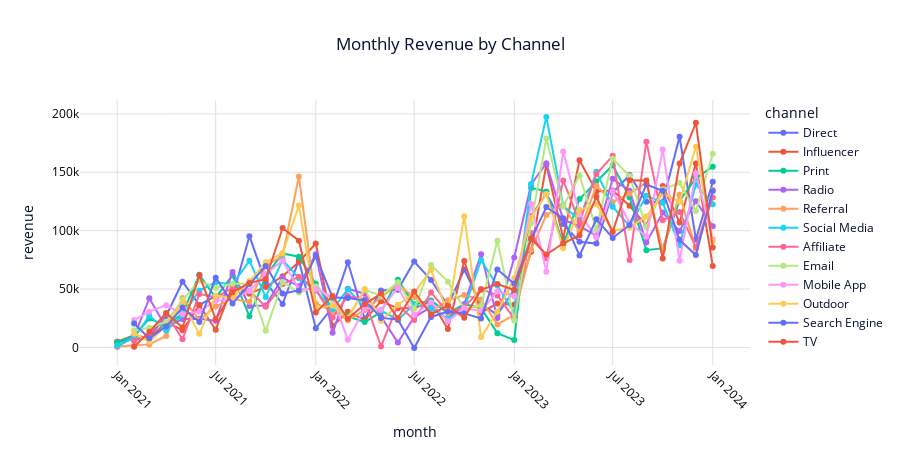
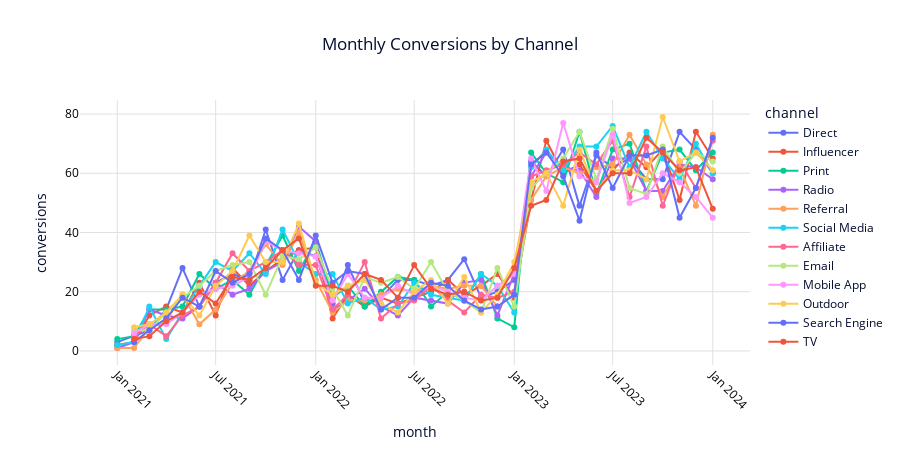
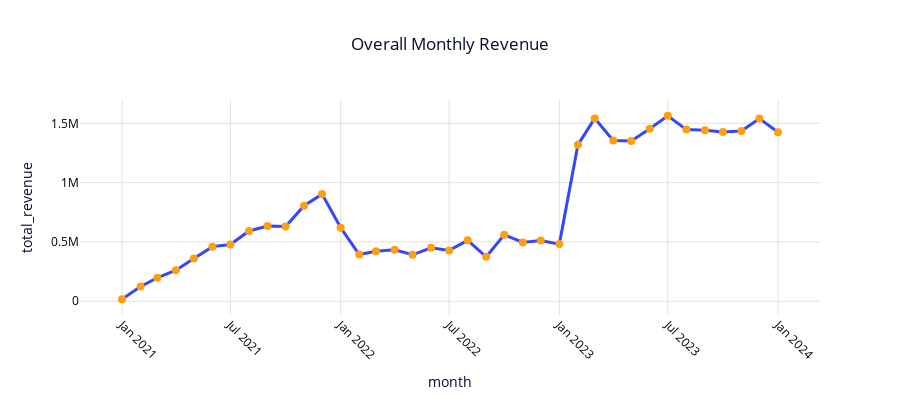
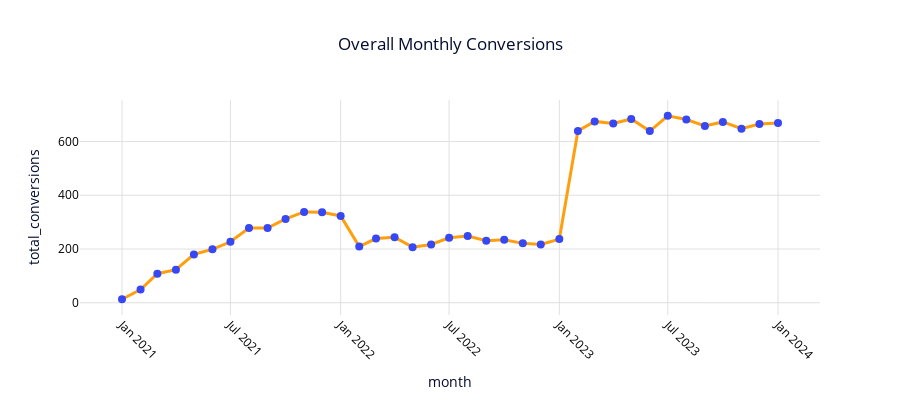

The code cell stored with these charts, in order, in its notebook:
### Code cell
from plotly.subplots import make_subplots

white_layout = dict(
    plot_bgcolor="#FFFFFF",
    paper_bgcolor="#FFFFFF",
    font_color="#040D2F",
    title_x=0.5,
    yaxis=dict(showgrid=True, gridcolor="#E0E0E0", zeroline=False, tickfont=dict(color="black")),
    xaxis=dict(showgrid=True, gridcolor="#E0E0E0", tickangle=45, tickfont=dict(color="black"))
)

fig_rev_white = px.line(monthly_channel, x='month', y='revenue', color='channel', markers=True, title='Monthly Revenue by Channel')
fig_rev_white.update_layout(**white_layout, height=450)

fig_conv_white = px.line(monthly_channel, x='month', y='conversions', color='channel', markers=True, title='Monthly Conversions by Channel')
fig_conv_white.update_layout(**white_layout, height=450)

fig_total_rev_white = px.line(monthly_total, x='month', y='total_revenue', markers=True, title='Overall Monthly Revenue')
fig_total_rev_white.update_traces(line=dict(color="#3647F5", width=3), marker=dict(size=8, color="#FF9F0D"))
fig_total_rev_white.update_layout(**white_layout, height=400)

fig_total_conv_white = px.line(monthly_total, x='month', y='total_conversions', markers=True, title='Overall Monthly Conversions')
fig_total_conv_white.update_traces(line=dict(color="#FF9F0D", width=3), marker=dict(size=8, color="#3647F5"))
fig_total_conv_white.update_layout(**white_layout, height=400)

fig_rev_white.show()
fig_conv_white.show()
fig_total_rev_white.show()
fig_total_conv_white.show()

### Figure 1 — Plotly figure (JSON) as saved in the notebook; plotly's stock layout.template omitted (floating-point values rounded to 4 significant figures)
{"data": [{"hovertemplate": "channel=Direct<br>month=%{x}<br>revenue=%{y}<extra></extra>", "legendgroup": "Direct", "line": {"color": "#636efa", "dash": "solid"}, "marker": {"symbol": "circle"}, "mode": "lines+markers", "name": "Direct", "orientation": "v", "showlegend": true, "type": "scatter", "x": ["2021-01", "2021-02", "2021-03", "2021-04", "2021-05", "2021-06", "2021-07", "2021-08", "2021-09", "2021-10", "2021-11", "2021-12", "2022-01", "2022-02", "2022-03", "2022-04", "2022-05", "2022-06", "2022-07", "2022-08", "2022-09", "2022-10", "2022-11", "2022-12", "2023-01", "2023-02", "2023-03", "2023-04", "2023-05", "2023-06", "2023-07", "2023-08", "2023-09", "2023-10", "2023-11", "2023-12", "2024-01"], "xaxis": "x", "y": [4654.0, 7082.0, 9345.0, 26980.0, 56290.0, 36360.0, 44130.0, 43400.0, 95280.0, 55890.0, 37130.0, 74760.0, 16330.0, 34340.0, 73000.0, 24580.0, 48770.0, 49350.0, 73560.0, 57700.0, 35810.0, 66690.0, 36290.0, 28230.0, 49350.0, 112400.0, 131700.0, 105600.0, 90430.0, 88920.0, 132400.0, 147600.0, 124800.0, 124400.0, 180400.0, 92490.0, 141800.0], "yaxis": "y"}, {"hovertemplate": "channel=Influencer<br>month=%{x}<br>revenue=%{y}<extra></extra>", "legendgroup": "Influencer", "line": {"color": "#EF553B", "dash": "solid"}, "marker": {"symbol": "circle"}, "mode": "lines+markers", "name": "Influencer", "orientation": "v", "showlegend": true, "type": "scatter", "x": ["2021-01", "2021-02", "2021-03", "2021-04", "2021-05", "2021-06", "2021-07", "2021-08", "2021-09", "2021-10", "2021-11", "2021-12", "2022-01", "2022-02", "2022-03", "2022-04", "2022-05", "2022-06", "2022-07", "2022-08", "2022-09", "2022-10", "2022-11", "2022-12", "2023-01", "2023-02", "2023-03", "2023-04", "2023-05", "2023-06", "2023-07", "2023-08", "2023-09", "2023-10", "2023-11", "2023-12", "2024-01"], "xaxis": "x", "y": [4867.0, 10480.0, 7987.0, 21550.0, 14790.0, 36100.0, 15170.0, 52730.0, 46050.0, 51840.0, 60900.0, 73210.0, 89020.0, 18350.0, 30610.0, 23550.0, 39620.0, 33470.0, 33530.0, 39540.0, 15790.0, 74110.0, 29930.0, 37590.0, 36460.0, 81890.0, 156600.0, 93200.0, 160300.0, 133500.0, 134400.0, 121300.0, 104500.0, 138300.0, 107100.0, 157600.0, 69790.0], "yaxis": "y"}, {"hovertemplate": "channel=Print<br>month=%{x}<br>revenue=%{y}<extra></extra>", "legendgroup": "Print", "line": {"color": "#00cc96", "dash": "solid"}, "marker": {"symbol": "circle"}, "mode": "lines+markers", "name": "Print", "orientation": "v", "showlegend": true, "type": "scatter", "x": ["2021-01", "2021-02", "2021-03", "2021-04", "2021-05", "2021-06", "2021-07", "2021-08", "2021-09", "2021-10", "2021-11", "2021-12", "2022-01", "2022-02", "2022-03", "2022-04", "2022-05", "2022-06", "2022-07", "2022-08", "2022-09", "2022-10", "2022-11", "2022-12", "2023-01", "2023-02", "2023-03", "2023-04", "2023-05", "2023-06", "2023-07", "2023-08", "2023-09", "2023-10", "2023-11", "2023-12", "2024-01"], "xaxis": "x", "y": [4485.0, 9925.0, 24720.0, 18600.0, 28970.0, 62230.0, 42480.0, 61880.0, 26680.0, 61050.0, 80510.0, 77740.0, 54580.0, 33090.0, 26730.0, 21750.0, 30320.0, 57940.0, 36820.0, 40260.0, 29220.0, 37050.0, 33630.0, 12230.0, 6268.0, 136600.0, 133600.0, 87770.0, 127200.0, 142300.0, 156000.0, 128600.0, 83250.0, 85030.0, 125600.0, 144900.0, 154800.0], "yaxis": "y"}, {"hovertemplate": "channel=Radio<br>month=%{x}<br>revenue=%{y}<extra></extra>", "legendgroup": "Radio", "line": {"color": "#ab63fa", "dash": "solid"}, "marker": {"symbol": "circle"}, "mode": "lines+markers", "name": "Radio", "orientation": "v", "showlegend": true, "type": "scatter", "x": ["2021-01", "2021-02", "2021-03", "2021-04", "2021-05", "2021-06", "2021-07", "2021-08", "2021-09", "2021-10", "2021-11", "2021-12", "2022-01", "2022-02", "2022-03", "2022-04", "2022-05", "2022-06", "2022-07", "2022-08", "2022-09", "2022-10", "2022-11", "2022-12", "2023-01", "2023-02", "2023-03", "2023-04", "2023-05", "2023-06", "2023-07", "2023-08", "2023-09", "2023-10", "2023-11", "2023-12", "2024-01"], "xaxis": "x", "y": [499.7, 9548.0, 42080.0, 16900.0, 24450.0, 24530.0, 22820.0, 64510.0, 35450.0, 35940.0, 59810.0, 52390.0, 79810.0, 12470.0, 50300.0, 46010.0, 26380.0, 4193.0, 26050.0, 34470.0, 24390.0, 36930.0, 79880.0, 25180.0, 77100.0, 139600.0, 157700.0, 109400.0, 103900.0, 95720.0, 144400.0, 134200.0, 89780.0, 115400.0, 99650.0, 125300.0, 103800.0], "yaxis": "y"}, {"hovertemplate": "channel=Referral<br>month=%{x}<br>revenue=%{y}<extra></extra>", "legendgroup": "Referral", "line": {"color": "#FFA15A", "dash": "solid"}, "marker": {"symbol": "circle"}, "mode": "lines+markers", "name": "Referral", "orientation": "v", "showlegend": true, "type": "scatter", "x": ["2021-01", "2021-02", "2021-03", "2021-04", "2021-05", "2021-06", "2021-07", "2021-08", "2021-09", "2021-10", "2021-11", "2021-12", "2022-01", "2022-02", "2022-03", "2022-04", "2022-05", "2022-06", "2022-07", "2022-08", "2022-09", "2022-10", "2022-11", "2022-12", "2023-01", "2023-02", "2023-03", "2023-04", "2023-05", "2023-06", "2023-07", "2023-08", "2023-09", "2023-10", "2023-11", "2023-12", "2024-01"], "xaxis": "x", "y": [773.8, 1469.0, 2618.0, 9849.0, 42320.0, 23480.0, 35080.0, 41540.0, 39010.0, 69690.0, 78520.0, 146400.0, 37740.0, 31010.0, 23340.0, 32030.0, 43140.0, 53920.0, 43010.0, 30880.0, 40390.0, 44900.0, 40980.0, 19700.0, 27940.0, 83710.0, 113400.0, 122100.0, 98770.0, 138500.0, 124600.0, 131800.0, 141000.0, 82950.0, 130700.0, 84450.0, 134900.0], "yaxis": "y"}, {"hovertemplate": "channel=Social Media<br>month=%{x}<br>revenue=%{y}<extra></extra>", "legendgroup": "Social Media", "line": {"color": "#19d3f3", "dash": "solid"}, "marker": {"symbol": "circle"}, "mode": "lines+markers", "name": "Social Media", "orientation": "v", "showlegend": true, "type": "scatter", "x": ["2021-01", "2021-02", "2021-03", "2021-04", "2021-05", "2021-06", "2021-07", "2021-08", "2021-09", "2021-10", "2021-11", "2021-12", "2022-01", "2022-02", "2022-03", "2022-04", "2022-05", "2022-06", "2022-07", "2022-08", "2022-09", "2022-10", "2022-11", "2022-12", "2023-01", "2023-02", "2023-03", "2023-04", "2023-05", "2023-06", "2023-07", "2023-08", "2023-09", "2023-10", "2023-11", "2023-12", "2024-01"], "xaxis": "x", "y": [1455.0, 8389.0, 27050.0, 14480.0, 27650.0, 48780.0, 55720.0, 53900.0, 74170.0, 43220.0, 75000.0, 59280.0, 48740.0, 32770.0, 49820.0, 34300.0, 31750.0, 23520.0, 36980.0, 33490.0, 24580.0, 33030.0, 74630.0, 53240.0, 29960.0, 140000.0, 197300.0, 121400.0, 109200.0, 150500.0, 120500.0, 104000.0, 129900.0, 124000.0, 87230.0, 139600.0, 122600.0], "yaxis": "y"}, {"hovertemplate": "channel=Affiliate<br>month=%{x}<br>revenue=%{y}<extra></extra>", "legendgroup": "Affiliate", "line": {"color": "#FF6692", "dash": "solid"}, "marker": {"symbol": "circle"}, "mode": "lines+markers", "name": "Affiliate", "orientation": "v", "showlegend": true, "type": "scatter", "x": ["2021-02", "2021-03", "2021-04", "2021-05", "2021-06", "2021-07", "2021-08", "2021-09", "2021-10", "2021-11", "2021-12", "2022-01", "2022-02", "2022-03", "2022-04", "2022-05", "2022-06", "2022-07", "2022-08", "2022-09", "2022-10", "2022-11", "2022-12", "2023-01", "2023-02", "2023-03", "2023-04", "2023-05", "2023-06", "2023-07", "2023-08", "2023-09", "2023-10", "2023-11", "2023-12", "2024-01"], "xaxis": "x", "y": [5542.0, 10730.0, 29030.0, 7053.0, 45710.0, 43050.0, 50800.0, 48620.0, 34800.0, 54040.0, 60480.0, 49810.0, 25670.0, 44120.0, 40880.0, 813.2, 36410.0, 23580.0, 47120.0, 29830.0, 34470.0, 49990.0, 44530.0, 24700.0, 97950.0, 76420.0, 143000.0, 107300.0, 148500.0, 164100.0, 74860.0, 176200.0, 108800.0, 115900.0, 85940.0, 128400.0], "yaxis": "y"}, {"hovertemplate": "channel=Email<br>month=%{x}<br>revenue=%{y}<extra></extra>", "legendgroup": "Email", "line": {"color": "#B6E880", "dash": "solid"}, "marker": {"symbol": "circle"}, "mode": "lines+markers", "name": "Email", "orientation": "v", "showlegend": true, "type": "scatter", "x": ["2021-02", "2021-03", "2021-04", "2021-05", "2021-06", "2021-07", "2021-08", "2021-09", "2021-10", "2021-11", "2021-12", "2022-01", "2022-02", "2022-03", "2022-04", "2022-05", "2022-06", "2022-07", "2022-08", "2022-09", "2022-10", "2022-11", "2022-12", "2023-01", "2023-02", "2023-03", "2023-04", "2023-05", "2023-06", "2023-07", "2023-08", "2023-09", "2023-10", "2023-11", "2023-12", "2024-01"], "xaxis": "x", "y": [14810.0, 16760.0, 22020.0, 40780.0, 57210.0, 51040.0, 54490.0, 54830.0, 14310.0, 56030.0, 47010.0, 52100.0, 40500.0, 24890.0, 49380.0, 44380.0, 55730.0, 32880.0, 70610.0, 56330.0, 33320.0, 35910.0, 91350.0, 22980.0, 106500.0, 178900.0, 120800.0, 147400.0, 100800.0, 161500.0, 146800.0, 103100.0, 135400.0, 140800.0, 116800.0, 165900.0], "yaxis": "y"}, {"hovertemplate": "channel=Mobile App<br>month=%{x}<br>revenue=%{y}<extra></extra>", "legendgroup": "Mobile App", "line": {"color": "#FF97FF", "dash": "solid"}, "marker": {"symbol": "circle"}, "mode": "lines+markers", "name": "Mobile App", "orientation": "v", "showlegend": true, "type": "scatter", "x": ["2021-02", "2021-03", "2021-04", "2021-05", "2021-06", "2021-07", "2021-08", "2021-09", "2021-10", "2021-11", "2021-12", "2022-01", "2022-02", "2022-03", "2022-04", "2022-05", "2022-06", "2022-07", "2022-08", "2022-09", "2022-10", "2022-11", "2022-12", "2023-01", "2023-02", "2023-03", "2023-04", "2023-05", "2023-06", "2023-07", "2023-08", "2023-09", "2023-10", "2023-11", "2023-12", "2024-01"], "xaxis": "x", "y": [23460.0, 30660.0, 36210.0, 28700.0, 30780.0, 39960.0, 41740.0, 48330.0, 62970.0, 74310.0, 50050.0, 50110.0, 43170.0, 6481.0, 33450.0, 32300.0, 51110.0, 27750.0, 38750.0, 22460.0, 33420.0, 31380.0, 47980.0, 43910.0, 123100.0, 64870.0, 167700.0, 114600.0, 94430.0, 133700.0, 106800.0, 94930.0, 169600.0, 74190.0, 149100.0, 92340.0], "yaxis": "y"}, {"hovertemplate": "channel=Outdoor<br>month=%{x}<br>revenue=%{y}<extra></extra>", "legendgroup": "Outdoor", "line": {"color": "#FECB52", "dash": "solid"}, "marker": {"symbol": "circle"}, "mode": "lines+markers", "name": "Outdoor", "orientation": "v", "showlegend": true, "type": "scatter", "x": ["2021-02", "2021-03", "2021-04", "2021-05", "2021-06", "2021-07", "2021-08", "2021-09", "2021-10", "2021-11", "2021-12", "2022-01", "2022-02", "2022-03", "2022-04", "2022-05", "2022-06", "2022-07", "2022-08", "2022-09", "2022-10", "2022-11", "2022-12", "2023-01", "2023-02", "2023-03", "2023-04", "2023-05", "2023-06", "2023-07", "2023-08", "2023-09", "2023-10", "2023-11", "2023-12", "2024-01"], "xaxis": "x", "y": [11830.0, 4966.0, 18700.0, 38530.0, 11640.0, 44340.0, 42620.0, 56610.0, 72870.0, 80920.0, 121500.0, 33980.0, 35760.0, 25310.0, 50130.0, 22780.0, 36380.0, 46820.0, 66240.0, 29650.0, 112300.0, 8834.0, 30570.0, 59190.0, 111100.0, 131300.0, 84980.0, 117600.0, 122500.0, 99640.0, 102900.0, 112200.0, 131700.0, 124800.0, 171900.0, 90910.0], "yaxis": "y"}, {"hovertemplate": "channel=Search Engine<br>month=%{x}<br>revenue=%{y}<extra></extra>", "legendgroup": "Search Engine", "line": {"color": "#636efa", "dash": "solid"}, "marker": {"symbol": "circle"}, "mode": "lines+markers", "name": "Search Engine", "orientation": "v", "showlegend": true, "type": "scatter", "x": ["2021-02", "2021-03", "2021-04", "2021-05", "2021-06", "2021-07", "2021-08", "2021-09", "2021-10", "2021-11", "2021-12", "2022-01", "2022-02", "2022-03", "2022-04", "2022-05", "2022-06", "2022-07", "2022-08", "2022-09", "2022-10", "2022-11", "2022-12", "2023-01", "2023-02", "2023-03", "2023-04", "2023-05", "2023-06", "2023-07", "2023-08", "2023-09", "2023-10", "2023-11", "2023-12", "2024-01"], "xaxis": "x", "y": [20470.0, 7768.0, 18100.0, 34120.0, 21780.0, 59750.0, 37710.0, 54380.0, 69750.0, 46150.0, 48840.0, 78400.0, 42730.0, 42320.0, 40110.0, 25290.0, 24020.0, -479.4, 26120.0, 30770.0, 29140.0, 24850.0, 66710.0, 54460.0, 92560.0, 120200.0, 110600.0, 78740.0, 109800.0, 93740.0, 104900.0, 139600.0, 134200.0, 92110.0, 79100.0, 134000.0], "yaxis": "y"}, {"hovertemplate": "channel=TV<br>month=%{x}<br>revenue=%{y}<extra></extra>", "legendgroup": "TV", "line": {"color": "#EF553B", "dash": "solid"}, "marker": {"symbol": "circle"}, "mode": "lines+markers", "name": "TV", "orientation": "v", "showlegend": true, "type": "scatter", "x": ["2021-02", "2021-03", "2021-04", "2021-05", "2021-06", "2021-07", "2021-08", "2021-09", "2021-10", "2021-11", "2021-12", "2022-01", "2022-02", "2022-03", "2022-04", "2022-05", "2022-06", "2022-07", "2022-08", "2022-09", "2022-10", "2022-11", "2022-12", "2023-01", "2023-02", "2023-03", "2023-04", "2023-05", "2023-06", "2023-07", "2023-08", "2023-09", "2023-10", "2023-11", "2023-12", "2024-01"], "xaxis": "x", "y": [629.8, 13330.0, 29570.0, 17100.0, 61790.0, 24350.0, 47180.0, 55160.0, 58430.0, 102200.0, 91440.0, 29830.0, 43960.0, 24600.0, 36890.0, 46080.0, 25040.0, 47900.0, 28200.0, 35770.0, 25320.0, 49420.0, 54350.0, 49240.0, 93230.0, 79540.0, 89180.0, 95920.0, 129000.0, 98830.0, 143200.0, 143000.0, 76080.0, 157400.0, 192400.0, 85520.0], "yaxis": "y"}], "layout": {"font": {"color": "#040D2F"}, "height": 450, "legend": {"title": {"text": "channel"}, "tracegroupgap": 0}, "paper_bgcolor": "#FFFFFF", "plot_bgcolor": "#FFFFFF", "title": {"text": "Monthly Revenue by Channel", "x": 0.5}, "xaxis": {"anchor": "y", "domain": [0, 1], "gridcolor": "#E0E0E0", "showgrid": true, "tickangle": 45, "tickfont": {"color": "black"}, "title": {"text": "month"}}, "yaxis": {"anchor": "x", "domain": [0, 1], "gridcolor": "#E0E0E0", "showgrid": true, "tickfont": {"color": "black"}, "title": {"text": "revenue"}, "zeroline": false}}}

### Figure 2 — Plotly figure (JSON) as saved in the notebook; plotly's stock layout.template omitted (floating-point values rounded to 4 significant figures)
{"data": [{"hovertemplate": "channel=Direct<br>month=%{x}<br>conversions=%{y}<extra></extra>", "legendgroup": "Direct", "line": {"color": "#636efa", "dash": "solid"}, "marker": {"symbol": "circle"}, "mode": "lines+markers", "name": "Direct", "orientation": "v", "showlegend": true, "type": "scatter", "x": ["2021-01", "2021-02", "2021-03", "2021-04", "2021-05", "2021-06", "2021-07", "2021-08", "2021-09", "2021-10", "2021-11", "2021-12", "2022-01", "2022-02", "2022-03", "2022-04", "2022-05", "2022-06", "2022-07", "2022-08", "2022-09", "2022-10", "2022-11", "2022-12", "2023-01", "2023-02", "2023-03", "2023-04", "2023-05", "2023-06", "2023-07", "2023-08", "2023-09", "2023-10", "2023-11", "2023-12", "2024-01"], "xaxis": "x", "y": [3, 5, 7, 14, 28, 15, 23, 26, 24, 41, 24, 34, 32, 16, 29, 16, 18, 24, 24, 22, 24, 31, 18, 20, 24, 64, 59, 68, 49, 66, 62, 65, 58, 58, 74, 68, 60], "yaxis": "y"}, {"hovertemplate": "channel=Influencer<br>month=%{x}<br>conversions=%{y}<extra></extra>", "legendgroup": "Influencer", "line": {"color": "#EF553B", "dash": "solid"}, "marker": {"symbol": "circle"}, "mode": "lines+markers", "name": "Influencer", "orientation": "v", "showlegend": true, "type": "scatter", "x": ["2021-01", "2021-02", "2021-03", "2021-04", "2021-05", "2021-06", "2021-07", "2021-08", "2021-09", "2021-10", "2021-11", "2021-12", "2022-01", "2022-02", "2022-03", "2022-04", "2022-05", "2022-06", "2022-07", "2022-08", "2022-09", "2022-10", "2022-11", "2022-12", "2023-01", "2023-02", "2023-03", "2023-04", "2023-05", "2023-06", "2023-07", "2023-08", "2023-09", "2023-10", "2023-11", "2023-12", "2024-01"], "xaxis": "x", "y": [2, 3, 12, 15, 13, 23, 12, 28, 22, 27, 31, 34, 35, 11, 19, 15, 18, 16, 18, 20, 24, 19, 22, 26, 18, 51, 71, 60, 63, 54, 61, 67, 62, 68, 51, 74, 65], "yaxis": "y"}, {"hovertemplate": "channel=Print<br>month=%{x}<br>conversions=%{y}<extra></extra>", "legendgroup": "Print", "line": {"color": "#00cc96", "dash": "solid"}, "marker": {"symbol": "circle"}, "mode": "lines+markers", "name": "Print", "orientation": "v", "showlegend": true, "type": "scatter", "x": ["2021-01", "2021-02", "2021-03", "2021-04", "2021-05", "2021-06", "2021-07", "2021-08", "2021-09", "2021-10", "2021-11", "2021-12", "2022-01", "2022-02", "2022-03", "2022-04", "2022-05", "2022-06", "2022-07", "2022-08", "2022-09", "2022-10", "2022-11", "2022-12", "2023-01", "2023-02", "2023-03", "2023-04", "2023-05", "2023-06", "2023-07", "2023-08", "2023-09", "2023-10", "2023-11", "2023-12", "2024-01"], "xaxis": "x", "y": [4, 5, 14, 14, 15, 26, 21, 24, 19, 29, 39, 27, 37, 18, 22, 15, 20, 25, 24, 15, 20, 17, 26, 11, 8, 67, 60, 57, 74, 53, 68, 70, 54, 67, 68, 61, 67], "yaxis": "y"}, {"hovertemplate": "channel=Radio<br>month=%{x}<br>conversions=%{y}<extra></extra>", "legendgroup": "Radio", "line": {"color": "#ab63fa", "dash": "solid"}, "marker": {"symbol": "circle"}, "mode": "lines+markers", "name": "Radio", "orientation": "v", "showlegend": true, "type": "scatter", "x": ["2021-01", "2021-02", "2021-03", "2021-04", "2021-05", "2021-06", "2021-07", "2021-08", "2021-09", "2021-10", "2021-11", "2021-12", "2022-01", "2022-02", "2022-03", "2022-04", "2022-05", "2022-06", "2022-07", "2022-08", "2022-09", "2022-10", "2022-11", "2022-12", "2023-01", "2023-02", "2023-03", "2023-04", "2023-05", "2023-06", "2023-07", "2023-08", "2023-09", "2023-10", "2023-11", "2023-12", "2024-01"], "xaxis": "x", "y": [1, 3, 14, 12, 11, 15, 23, 19, 21, 27, 30, 42, 37, 14, 17, 21, 15, 12, 18, 17, 16, 23, 24, 12, 26, 59, 67, 62, 61, 52, 65, 65, 54, 54, 63, 62, 58], "yaxis": "y"}, {"hovertemplate": "channel=Referral<br>month=%{x}<br>conversions=%{y}<extra></extra>", "legendgroup": "Referral", "line": {"color": "#FFA15A", "dash": "solid"}, "marker": {"symbol": "circle"}, "mode": "lines+markers", "name": "Referral", "orientation": "v", "showlegend": true, "type": "scatter", "x": ["2021-01", "2021-02", "2021-03", "2021-04", "2021-05", "2021-06", "2021-07", "2021-08", "2021-09", "2021-10", "2021-11", "2021-12", "2022-01", "2022-02", "2022-03", "2022-04", "2022-05", "2022-06", "2022-07", "2022-08", "2022-09", "2022-10", "2022-11", "2022-12", "2023-01", "2023-02", "2023-03", "2023-04", "2023-05", "2023-06", "2023-07", "2023-08", "2023-09", "2023-10", "2023-11", "2023-12", "2024-01"], "xaxis": "x", "y": [1, 1, 8, 10, 19, 9, 14, 23, 27, 36, 29, 40, 24, 13, 17, 17, 19, 21, 20, 22, 21, 22, 22, 15, 19, 51, 59, 62, 60, 62, 63, 73, 63, 52, 62, 49, 73], "yaxis": "y"}, {"hovertemplate": "channel=Social Media<br>month=%{x}<br>conversions=%{y}<extra></extra>", "legendgroup": "Social Media", "line": {"color": "#19d3f3", "dash": "solid"}, "marker": {"symbol": "circle"}, "mode": "lines+markers", "name": "Social Media", "orientation": "v", "showlegend": true, "type": "scatter", "x": ["2021-01", "2021-02", "2021-03", "2021-04", "2021-05", "2021-06", "2021-07", "2021-08", "2021-09", "2021-10", "2021-11", "2021-12", "2022-01", "2022-02", "2022-03", "2022-04", "2022-05", "2022-06", "2022-07", "2022-08", "2022-09", "2022-10", "2022-11", "2022-12", "2023-01", "2023-02", "2023-03", "2023-04", "2023-05", "2023-06", "2023-07", "2023-08", "2023-09", "2023-10", "2023-11", "2023-12", "2024-01"], "xaxis": "x", "y": [2, 3, 15, 4, 13, 22, 30, 27, 33, 26, 41, 30, 26, 26, 16, 18, 14, 15, 23, 19, 18, 17, 26, 22, 13, 62, 68, 61, 69, 69, 76, 62, 74, 65, 58, 70, 60], "yaxis": "y"}, {"hovertemplate": "channel=Affiliate<br>month=%{x}<br>conversions=%{y}<extra></extra>", "legendgroup": "Affiliate", "line": {"color": "#FF6692", "dash": "solid"}, "marker": {"symbol": "circle"}, "mode": "lines+markers", "name": "Affiliate", "orientation": "v", "showlegend": true, "type": "scatter", "x": ["2021-02", "2021-03", "2021-04", "2021-05", "2021-06", "2021-07", "2021-08", "2021-09", "2021-10", "2021-11", "2021-12", "2022-01", "2022-02", "2022-03", "2022-04", "2022-05", "2022-06", "2022-07", "2022-08", "2022-09", "2022-10", "2022-11", "2022-12", "2023-01", "2023-02", "2023-03", "2023-04", "2023-05", "2023-06", "2023-07", "2023-08", "2023-09", "2023-10", "2023-11", "2023-12", "2024-01"], "xaxis": "x", "y": [5, 9, 5, 12, 15, 23, 33, 27, 30, 34, 29, 29, 14, 19, 30, 11, 16, 17, 22, 17, 13, 19, 18, 20, 59, 61, 63, 67, 63, 71, 52, 69, 49, 64, 55, 71], "yaxis": "y"}, {"hovertemplate": "channel=Email<br>month=%{x}<br>conversions=%{y}<extra></extra>", "legendgroup": "Email", "line": {"color": "#B6E880", "dash": "solid"}, "marker": {"symbol": "circle"}, "mode": "lines+markers", "name": "Email", "orientation": "v", "showlegend": true, "type": "scatter", "x": ["2021-02", "2021-03", "2021-04", "2021-05", "2021-06", "2021-07", "2021-08", "2021-09", "2021-10", "2021-11", "2021-12", "2022-01", "2022-02", "2022-03", "2022-04", "2022-05", "2022-06", "2022-07", "2022-08", "2022-09", "2022-10", "2022-11", "2022-12", "2023-01", "2023-02", "2023-03", "2023-04", "2023-05", "2023-06", "2023-07", "2023-08", "2023-09", "2023-10", "2023-11", "2023-12", "2024-01"], "xaxis": "x", "y": [7, 7, 13, 18, 22, 27, 29, 30, 19, 32, 31, 35, 21, 12, 25, 23, 25, 21, 30, 20, 17, 13, 28, 15, 55, 60, 65, 74, 58, 75, 55, 53, 69, 60, 67, 64], "yaxis": "y"}, {"hovertemplate": "channel=Mobile App<br>month=%{x}<br>conversions=%{y}<extra></extra>", "legendgroup": "Mobile App", "line": {"color": "#FF97FF", "dash": "solid"}, "marker": {"symbol": "circle"}, "mode": "lines+markers", "name": "Mobile App", "orientation": "v", "showlegend": true, "type": "scatter", "x": ["2021-02", "2021-03", "2021-04", "2021-05", "2021-06", "2021-07", "2021-08", "2021-09", "2021-10", "2021-11", "2021-12", "2022-01", "2022-02", "2022-03", "2022-04", "2022-05", "2022-06", "2022-07", "2022-08", "2022-09", "2022-10", "2022-11", "2022-12", "2023-01", "2023-02", "2023-03", "2023-04", "2023-05", "2023-06", "2023-07", "2023-08", "2023-09", "2023-10", "2023-11", "2023-12", "2024-01"], "xaxis": "x", "y": [6, 9, 9, 13, 19, 21, 22, 25, 37, 34, 33, 32, 17, 26, 18, 18, 22, 19, 22, 20, 18, 17, 22, 26, 65, 54, 77, 59, 57, 73, 50, 52, 60, 57, 52, 45], "yaxis": "y"}, {"hovertemplate": "channel=Outdoor<br>month=%{x}<br>conversions=%{y}<extra></extra>", "legendgroup": "Outdoor", "line": {"color": "#FECB52", "dash": "solid"}, "marker": {"symbol": "circle"}, "mode": "lines+markers", "name": "Outdoor", "orientation": "v", "showlegend": true, "type": "scatter", "x": ["2021-02", "2021-03", "2021-04", "2021-05", "2021-06", "2021-07", "2021-08", "2021-09", "2021-10", "2021-11", "2021-12", "2022-01", "2022-02", "2022-03", "2022-04", "2022-05", "2022-06", "2022-07", "2022-08", "2022-09", "2022-10", "2022-11", "2022-12", "2023-01", "2023-02", "2023-03", "2023-04", "2023-05", "2023-06", "2023-07", "2023-08", "2023-09", "2023-10", "2023-11", "2023-12", "2024-01"], "xaxis": "x", "y": [8, 9, 13, 19, 12, 22, 27, 39, 30, 30, 43, 23, 19, 22, 24, 16, 13, 20, 24, 16, 25, 13, 19, 30, 57, 60, 49, 68, 54, 61, 61, 58, 79, 64, 67, 61], "yaxis": "y"}, {"hovertemplate": "channel=Search Engine<br>month=%{x}<br>conversions=%{y}<extra></extra>", "legendgroup": "Search Engine", "line": {"color": "#636efa", "dash": "solid"}, "marker": {"symbol": "circle"}, "mode": "lines+markers", "name": "Search Engine", "orientation": "v", "showlegend": true, "type": "scatter", "x": ["2021-02", "2021-03", "2021-04", "2021-05", "2021-06", "2021-07", "2021-08", "2021-09", "2021-10", "2021-11", "2021-12", "2022-01", "2022-02", "2022-03", "2022-04", "2022-05", "2022-06", "2022-07", "2022-08", "2022-09", "2022-10", "2022-11", "2022-12", "2023-01", "2023-02", "2023-03", "2023-04", "2023-05", "2023-06", "2023-07", "2023-08", "2023-09", "2023-10", "2023-11", "2023-12", "2024-01"], "xaxis": "x", "y": [3, 7, 11, 18, 15, 27, 23, 26, 38, 34, 24, 39, 23, 27, 26, 14, 18, 18, 23, 22, 17, 14, 15, 19, 63, 67, 59, 44, 67, 55, 66, 66, 68, 45, 55, 72], "yaxis": "y"}, {"hovertemplate": "channel=TV<br>month=%{x}<br>conversions=%{y}<extra></extra>", "legendgroup": "TV", "line": {"color": "#EF553B", "dash": "solid"}, "marker": {"symbol": "circle"}, "mode": "lines+markers", "name": "TV", "orientation": "v", "showlegend": true, "type": "scatter", "x": ["2021-02", "2021-03", "2021-04", "2021-05", "2021-06", "2021-07", "2021-08", "2021-09", "2021-10", "2021-11", "2021-12", "2022-01", "2022-02", "2022-03", "2022-04", "2022-05", "2022-06", "2022-07", "2022-08", "2022-09", "2022-10", "2022-11", "2022-12", "2023-01", "2023-02", "2023-03", "2023-04", "2023-05", "2023-06", "2023-07", "2023-08", "2023-09", "2023-10", "2023-11", "2023-12", "2024-01"], "xaxis": "x", "y": [4, 5, 10, 13, 20, 16, 25, 24, 28, 34, 38, 22, 22, 20, 26, 24, 18, 29, 21, 19, 20, 17, 18, 28, 49, 51, 64, 65, 54, 60, 60, 72, 67, 61, 62, 48], "yaxis": "y"}], "layout": {"font": {"color": "#040D2F"}, "height": 450, "legend": {"title": {"text": "channel"}, "tracegroupgap": 0}, "paper_bgcolor": "#FFFFFF", "plot_bgcolor": "#FFFFFF", "title": {"text": "Monthly Conversions by Channel", "x": 0.5}, "xaxis": {"anchor": "y", "domain": [0, 1], "gridcolor": "#E0E0E0", "showgrid": true, "tickangle": 45, "tickfont": {"color": "black"}, "title": {"text": "month"}}, "yaxis": {"anchor": "x", "domain": [0, 1], "gridcolor": "#E0E0E0", "showgrid": true, "tickfont": {"color": "black"}, "title": {"text": "conversions"}, "zeroline": false}}}

### Figure 3 — Plotly figure (JSON) as saved in the notebook; plotly's stock layout.template omitted (floating-point values rounded to 4 significant figures)
{"data": [{"hovertemplate": "month=%{x}<br>total_revenue=%{y}<extra></extra>", "legendgroup": "", "line": {"color": "#3647F5", "dash": "solid", "width": 3}, "marker": {"color": "#FF9F0D", "size": 8, "symbol": "circle"}, "mode": "lines+markers", "name": "", "orientation": "v", "showlegend": false, "type": "scatter", "x": ["2021-01", "2021-02", "2021-03", "2021-04", "2021-05", "2021-06", "2021-07", "2021-08", "2021-09", "2021-10", "2021-11", "2021-12", "2022-01", "2022-02", "2022-03", "2022-04", "2022-05", "2022-06", "2022-07", "2022-08", "2022-09", "2022-10", "2022-11", "2022-12", "2023-01", "2023-02", "2023-03", "2023-04", "2023-05", "2023-06", "2023-07", "2023-08", "2023-09", "2023-10", "2023-11", "2023-12", "2024-01"], "xaxis": "x", "y": [16730.0, 123600.0, 198000.0, 262000.0, 360800.0, 460400.0, 477900.0, 592500.0, 634600.0, 630800.0, 805500.0, 903100.0, 620500.0, 393800.0, 421500.0, 433100.0, 391600.0, 451100.0, 428400.0, 513400.0, 375000.0, 560700.0, 495700.0, 511700.0, 481500.0, 1319000.0, 1542000.0, 1356000.0, 1351000.0, 1455000.0, 1564000.0, 1447000.0, 1442000.0, 1426000.0, 1436000.0, 1540000.0, 1425000.0], "yaxis": "y"}], "layout": {"font": {"color": "#040D2F"}, "height": 400, "legend": {"tracegroupgap": 0}, "paper_bgcolor": "#FFFFFF", "plot_bgcolor": "#FFFFFF", "title": {"text": "Overall Monthly Revenue", "x": 0.5}, "xaxis": {"anchor": "y", "domain": [0, 1], "gridcolor": "#E0E0E0", "showgrid": true, "tickangle": 45, "tickfont": {"color": "black"}, "title": {"text": "month"}}, "yaxis": {"anchor": "x", "domain": [0, 1], "gridcolor": "#E0E0E0", "showgrid": true, "tickfont": {"color": "black"}, "title": {"text": "total_revenue"}, "zeroline": false}}}

### Figure 4 — Plotly figure (JSON) as saved in the notebook; plotly's stock layout.template omitted (floating-point values rounded to 4 significant figures)
{"data": [{"hovertemplate": "month=%{x}<br>total_conversions=%{y}<extra></extra>", "legendgroup": "", "line": {"color": "#FF9F0D", "dash": "solid", "width": 3}, "marker": {"color": "#3647F5", "size": 8, "symbol": "circle"}, "mode": "lines+markers", "name": "", "orientation": "v", "showlegend": false, "type": "scatter", "x": ["2021-01", "2021-02", "2021-03", "2021-04", "2021-05", "2021-06", "2021-07", "2021-08", "2021-09", "2021-10", "2021-11", "2021-12", "2022-01", "2022-02", "2022-03", "2022-04", "2022-05", "2022-06", "2022-07", "2022-08", "2022-09", "2022-10", "2022-11", "2022-12", "2023-01", "2023-02", "2023-03", "2023-04", "2023-05", "2023-06", "2023-07", "2023-08", "2023-09", "2023-10", "2023-11", "2023-12", "2024-01"], "xaxis": "x", "y": [13, 49, 108, 123, 180, 199, 227, 278, 278, 312, 338, 337, 323, 209, 239, 244, 207, 217, 242, 248, 231, 234, 221, 217, 237, 639, 675, 667, 684, 639, 696, 682, 658, 673, 648, 665, 669], "yaxis": "y"}], "layout": {"font": {"color": "#040D2F"}, "height": 400, "legend": {"tracegroupgap": 0}, "paper_bgcolor": "#FFFFFF", "plot_bgcolor": "#FFFFFF", "title": {"text": "Overall Monthly Conversions", "x": 0.5}, "xaxis": {"anchor": "y", "domain": [0, 1], "gridcolor": "#E0E0E0", "showgrid": true, "tickangle": 45, "tickfont": {"color": "black"}, "title": {"text": "month"}}, "yaxis": {"anchor": "x", "domain": [0, 1], "gridcolor": "#E0E0E0", "showgrid": true, "tickfont": {"color": "black"}, "title": {"text": "total_conversions"}, "zeroline": false}}}
